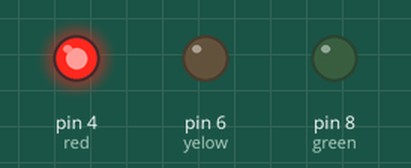
Recording of a sketch running on a simulated Arduino Uno, built with avr-gcc and run on an emulated ATmega328P. Parts: output pins drawn as LEDs (lit = HIGH).

Above: at 2.0 s.
At 4.5 s:
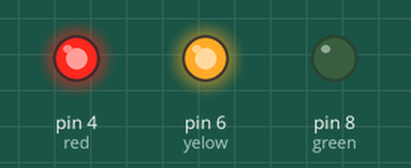
At 7.0 s:
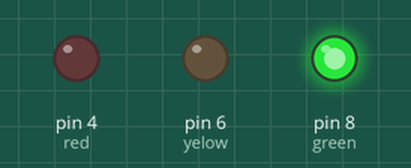
At 9.2 s:
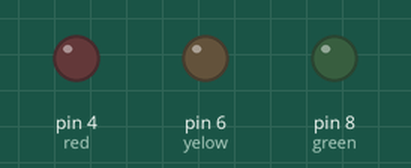
At 12.5 s:
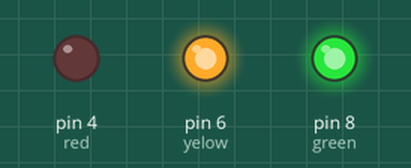
Timing chart, 0 to 16.9 s (numbered marks = the images above):
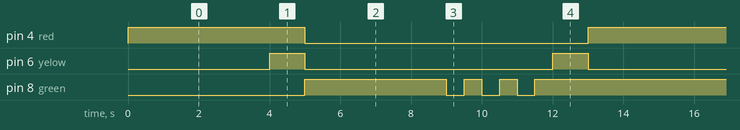

The sketch:

redyelowgreen.ino
```cpp
void setup() {

  pinMode(4, OUTPUT);//red
  pinMode(6, OUTPUT);//yelow
  pinMode(8, OUTPUT);//green
}

void loop() {
  digitalWrite(4, HIGH);   // turn the red on
  delay(4000);                       // wait for a 4 second

  digitalWrite(6, HIGH);    // turn the yelow on
  delay(1000);                       // wait for a  second

  digitalWrite(4, LOW);// turn off red
  digitalWrite(6, LOW);// turn off yelow
  digitalWrite(8, HIGH);// turn on green
  delay(4000);

for (int i=0;i<3;i++){
  digitalWrite(8,LOW);
  delay(500);
  digitalWrite(8, HIGH);
  delay(500);
  }  //blink green

  digitalWrite(6, HIGH);
  delay(1000);
  digitalWrite(6,LOW);
}
```

Measured:
- by itself, pin 4 (red): alternates HIGH for 5.0 s and LOW for 8.0 s
- by itself, pin 6 (yelow): repeats every 13.0 s: LOW 7.0 s, HIGH 1.0 s, LOW 4.0 s, HIGH 1.0 s
- by itself, pin 8 (green): repeats every 13.0 s: 2 × (LOW 0.50 s, HIGH 0.50 s), LOW 0.50 s, HIGH 10.5 s
